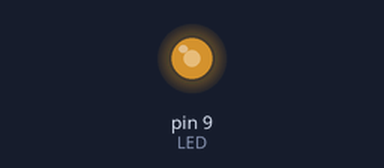
This sketch was run on a simulated Arduino Uno, built with avr-gcc and run on an emulated ATmega328P. On the bench: output pins drawn as LEDs (lit = HIGH).

Above: at 3.1 s.
At 23.6 s:
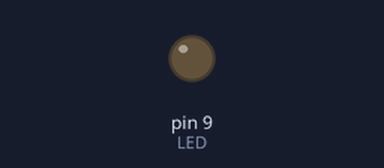
At 39.62 s:
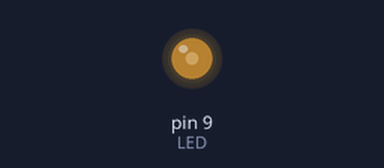
Timing chart, 0 to 40.0 s (numbered marks = the images above):
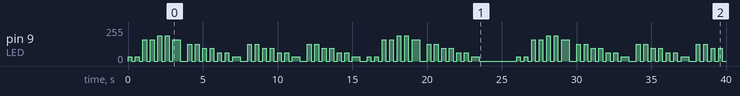

Measured:
- by itself, pin 9 (LED): 0/255 → 31/255 at 0.00 s, → 0/255 0.25 s later, → 31/255 0.25 s later, → 0/255 0.25 s later, … (134 changes in this stretch)

The sketch:

music-led.ino
```cpp
const String DATA = "111151516161524141313121211241413131212112414131312121121111515161615241413131212112";
const int BPM = 120; // beats per minute
const int LED = 9;
int i;

void setup() {
    pinMode(LED, OUTPUT);
    i = 0;
}

void loop() {
    if (i >= DATA.length()) {
        i = 0;
        delay(2000);
    }
    int pitch = DATA[i] - '0';
    int beats = DATA[i+1] - '0';
    i += 2;
    analogWrite(LED, 255*pitch/8);
    delay(beats*60000/BPM/2);
    analogWrite(LED, 0);
    delay(beats*60000/BPM/2);
}
```
